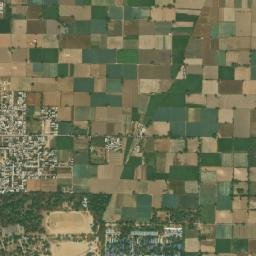
#> input picture datasets_images/real/delhi/train/15_23389_13660.jpg, 256 x 256 px; its folder holds only this picture in this run
$ python create_clean_noisy.py
#> lines starting #> are read from the running program, lines starting #| are printed output that depends on the picture
#> in process_split, img is the input picture: PIL image 256x256 RGB; mean R, G, B 110.8, 112.6, 84.5
#!/usr/bin/env python3
"""Create `clean/` and `noisy/` copies for train/val/test.

For each image in `datasets_images/real/delhi/{train,val,test}`, this script
copies the original into `clean/` and writes a noisy version into `noisy/`.
"""
from pathlib import Path
import shutil
import numpy as np
from PIL import Image, ImageFilter


def make_noisy(img: Image.Image, sigma=25, blur_radius=0.8):
#> called with sigma = 25, blur_radius = 0.8
    arr = np.array(img).astype(np.float32)
    noise = np.random.normal(0, sigma, arr.shape)
    arr += noise
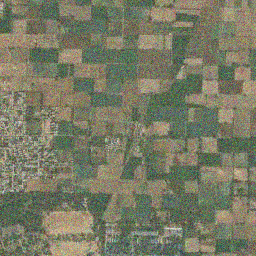
#> arr: shape (256, 256, 3) float32; mean R, G, B 110.8, 112.8, 84.6; drawn with min black and max white
    arr = np.clip(arr, 0, 255).astype(np.uint8)
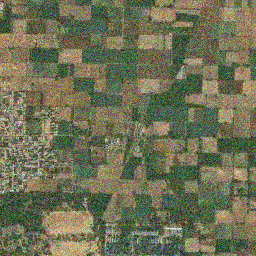
#> arr: shape (256, 256, 3); mean R, G, B 110.3, 112.3, 84.2
    noisy = Image.fromarray(arr)
    if blur_radius > 0:
        noisy = noisy.filter(ImageFilter.GaussianBlur(radius=blur_radius))
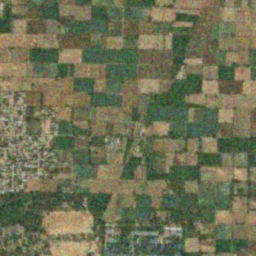
#> noisy: PIL image 256x256 RGB; mean R, G, B 110.3, 112.3, 84.2
    return noisy


def process_split(src_dir: Path):
    images = sorted([p for p in src_dir.iterdir() if p.suffix.lower() in ('.jpg', '.jpeg', '.png')])
    if not images:
        print(f"No images in {src_dir}")
        return 0, 0

    dst_clean = src_dir.parent / 'train' if False else None  # placeholder
    # Actual destination structure: same parent (delhi) with train/val/test subfolders
    split_name = src_dir.name
    base = src_dir.parent
    dst_clean = base / split_name / 'clean'
    dst_noisy = base / split_name / 'noisy'
    dst_clean.mkdir(parents=True, exist_ok=True)
    dst_noisy.mkdir(parents=True, exist_ok=True)

    for p in images:
        shutil.copy2(p, dst_clean / p.name)
        try:
            img = Image.open(p).convert('RGB')
            noisy = make_noisy(img)
            noisy.save(dst_noisy / p.name)
        except Exception:
            # if processing fails, copy original as fallback
            shutil.copy2(p, dst_noisy / p.name)

    return len(images), len(images)


def main():
    root = Path('datasets_images/real/delhi')
    if not root.exists():
        print('Expected folder datasets_images/real/delhi not found')
        return

    splits = ['train', 'val', 'test']
    total = 0
    for s in splits:
        src = root / s
        if not src.exists():
            print(f"Skipping missing split: {src}")
            continue
        n_clean, n_noisy = process_split(src)
        print(f"Processed {s}: clean={n_clean}, noisy={n_noisy}")
        total += n_clean

    print(f"Done. Total images processed: {total}")


if __name__ == '__main__':
    main()
